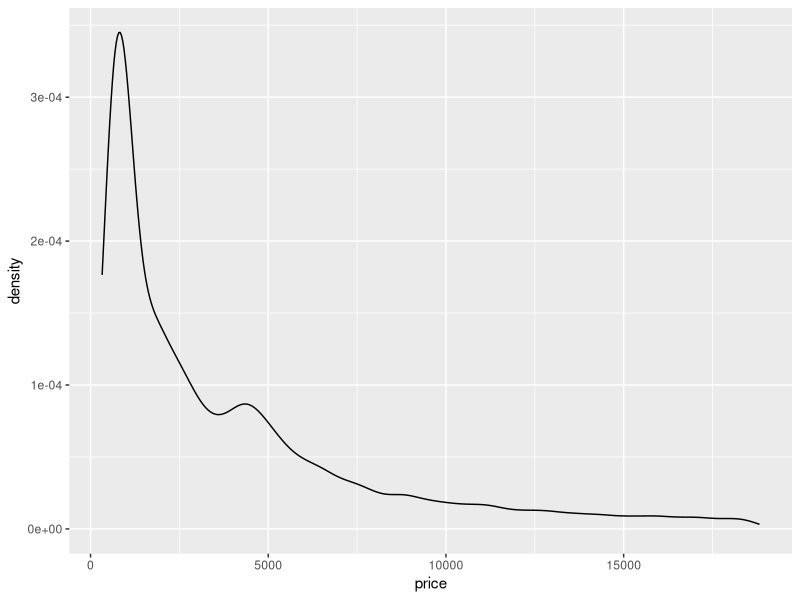
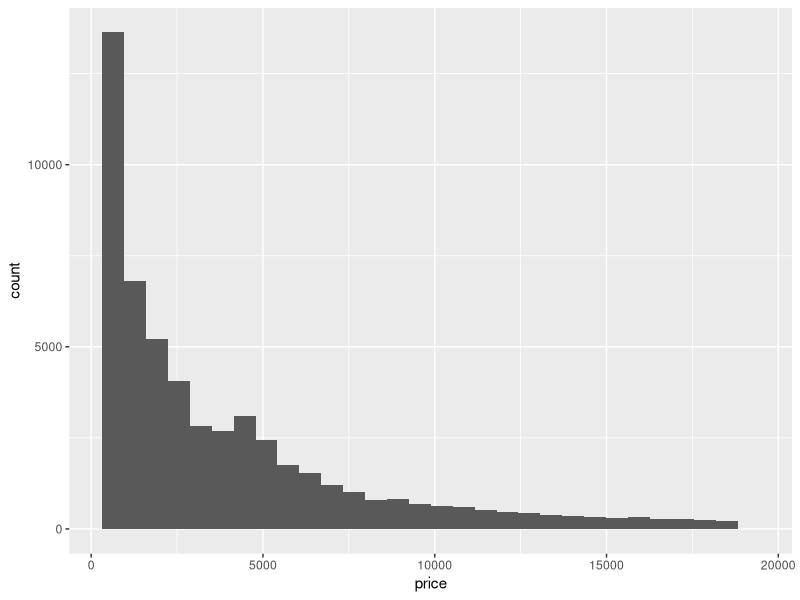
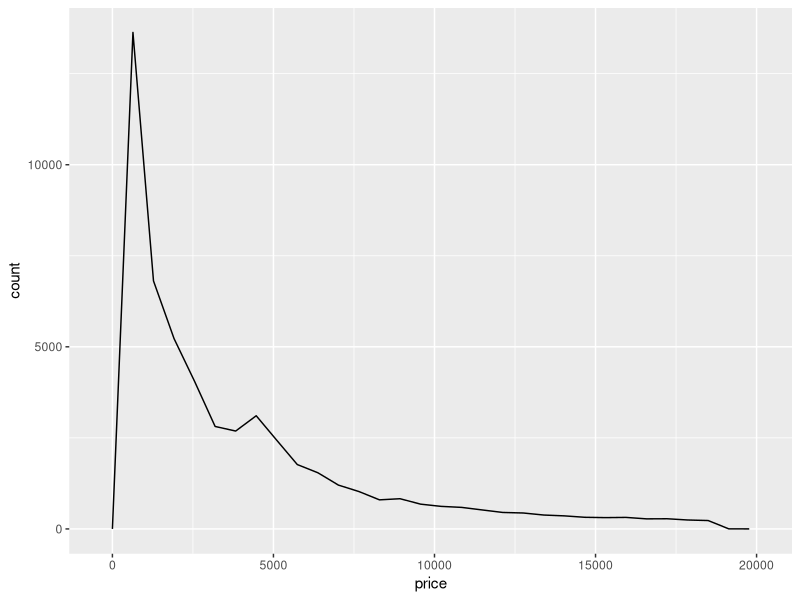
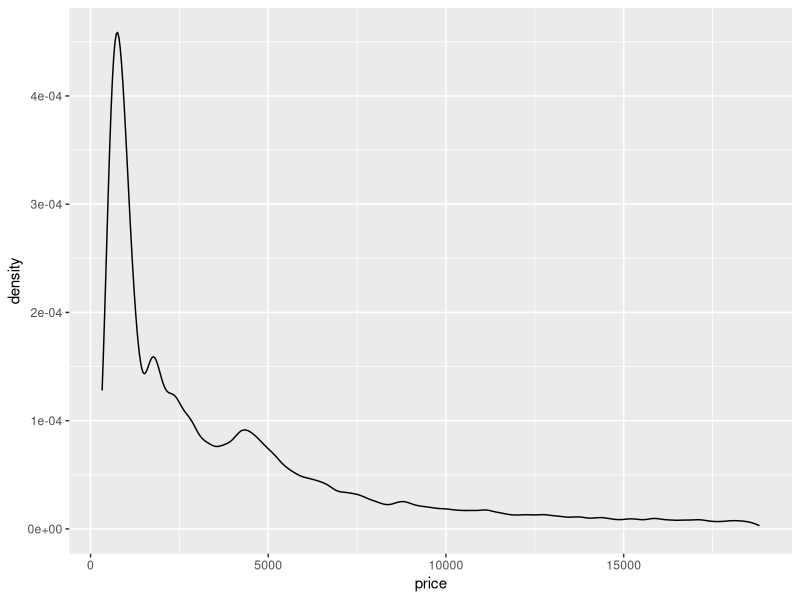
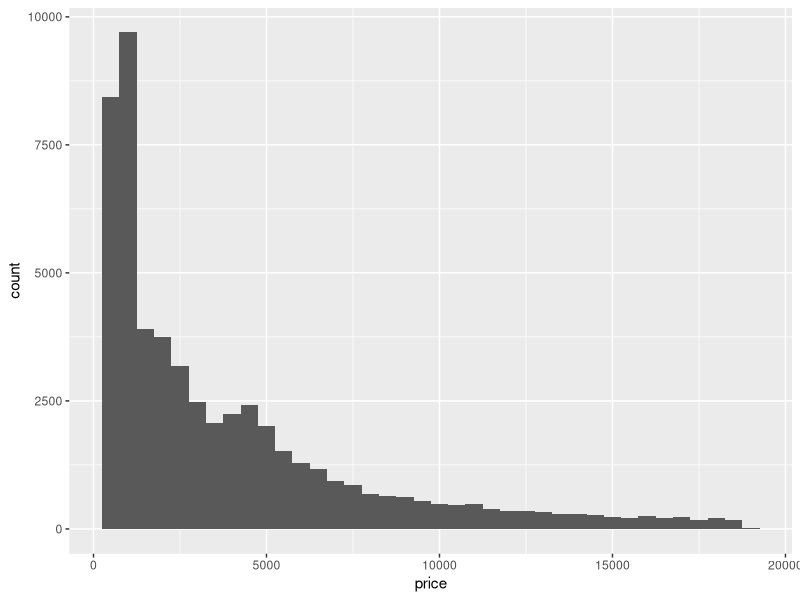
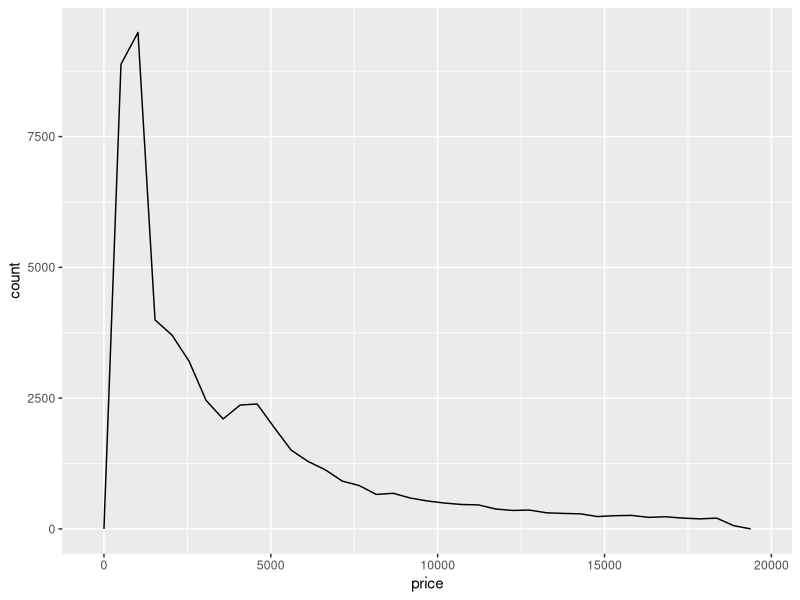
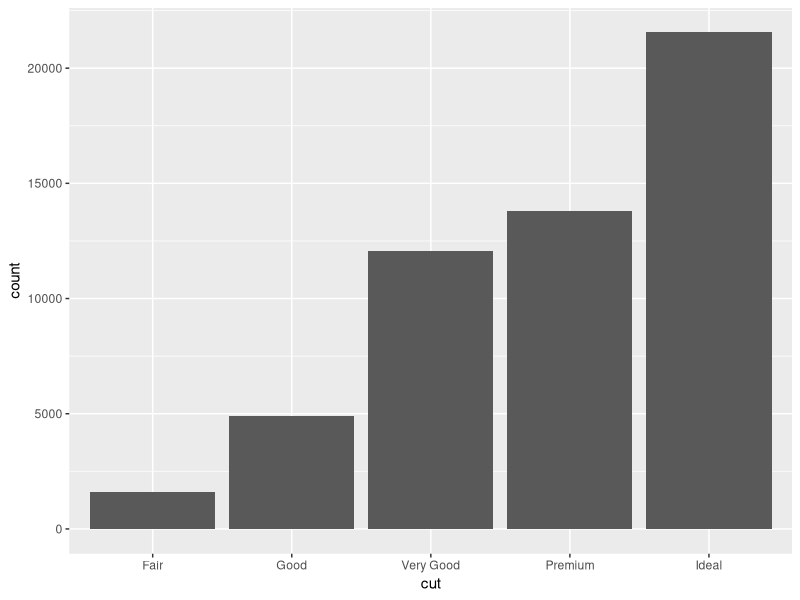
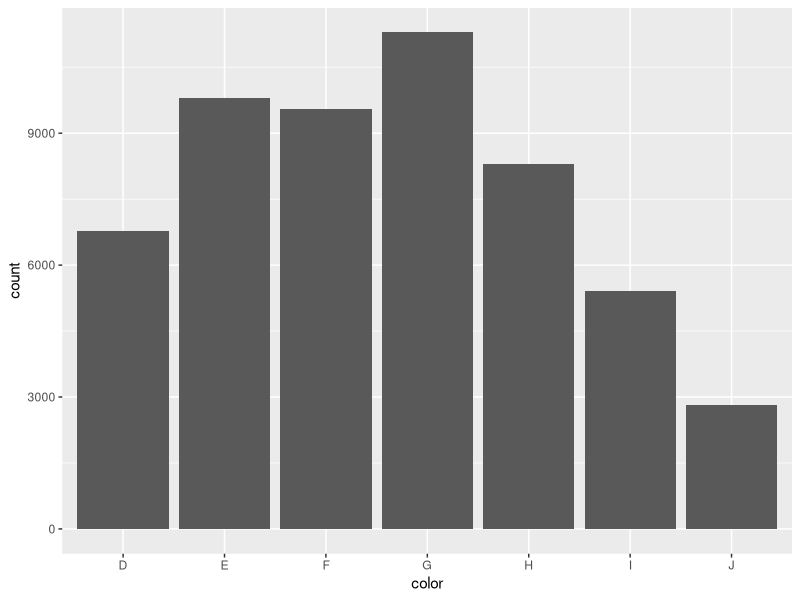

The R source for these figures, in order:
library(dplyr)
library(ggplot2)
library(tidyr)
library(gridExtra)
library(patchwork)
library(scales)

# load datasets we'll use
data(sleep)
data(diamonds)
data(co2)
# tidy co2 
co2 <- data.frame(Year = rep(1959:1997, each = 12),
                  Month = rep(format(ISOdate(2004,1:12,1),"%B"), 39),
                  co2 = as.numeric(co2))

matrics <- data.frame(
  year = 2014:2018,
  EC = c(65.4,56.8,59.3,65,70.6),
  FS = c(82.8,81.6,88.2,86.1,87.5),
  Gau = c(84.7,84.2,85.1,85.1,87.9),
  KZN = c(69.7,60.7,66.4,72.9,76.2),
  Lim = c(72.9,65.9,62.5,65.6,69.4),
  Mpu = c(79,78.6,77.1,74.8,79),
  NW = c(84.6,81.5,82.5,79.4,81.1),
  NC = c(76.4,69.4,78.7,75.6,73.3),
  WC = c(82.2,87.7,85.9,82.8,81.5)
)

matrics_long <- pivot_longer(matrics, cols = -1, names_to = "province", values_to = "pass_rate") # cols=-1 for pivot_longer all columns besides column 1. Alternatively, cols=!year can be used in this case.

# geometries
# geometries denoted by geom_xxx are the building blocks of ggplots

# common 1D geoms: geom_density, geom_histogram, geom_freqpoly, geom_bar
# common 2D geoms: geom_point, geom_line, geom_bar(stat = "identity")

### 1D geoms only need you to specify an "x" in the aesthetics

## geom_density
diamonds %>% 
  ggplot(aes(x = price)) + 
  geom_density()

## geom_histogram
diamonds %>% 
  ggplot(aes(x = price)) + 
  geom_histogram()

## geom_freqpoly
diamonds %>% 
  ggplot(aes(x = price)) + 
  geom_freqpoly()

## additional parameters control smoothing (see ?geom_xxx)

# EXERCISE: adapt each of the plots above so that the densities/histograms are 
# either "smoother" or "rougher". Choose an appropriate amount of smoothing.

## geom_density
diamonds %>% 
  ggplot(aes(x = price)) + 
  geom_density(adjust=.5)

## geom_histogram
diamonds %>% 
  ggplot(aes(x = price)) + 
  geom_histogram(binwidth = 500)

## geom_freqpoly
diamonds %>% 
  ggplot(aes(x = price)) + 
  geom_freqpoly(binwidth=510)


## geom_bar

# default behaviour for geom_bar is to count stuff, so 1D
diamonds %>% ggplot(aes(x = cut)) + 
  geom_bar()

diamonds %>% ggplot(aes(x = color)) + 
  geom_bar()

diamonds %>% ggplot(aes(x = price)) + 
  geom_bar()

### 2D geoms need x and y in aes

## geom_point

diamonds %>% ggplot(aes(x = carat, y = price)) + 
  geom_point()

# often nice to add a smooth line of best fit with geom_smooth, which
# uses generalised additive models (gams) by default, covered in later
# courses
diamonds %>% ggplot(aes(x = carat, y = price)) + 
  geom_point() + 
  geom_smooth()

# EXERCISE: adapt the code you just used to fit a straight line rather than a smooth
diamonds %>% ggplot(aes(x = carat, y = price)) + 
  geom_point() + 
  geom_smooth(method = 'lm')

## geom_line

co2 %>% filter(Month == "January") %>%
  ggplot(aes(x = Year, y = co2)) + 
  geom_line()

# EXERCISE: show lines for all 12 months on the plot (a) by using fill or colour, 
co2 %>% 
  ggplot(aes(x = Year, y = co2, color=Month)) + 
  geom_line()

# (b) without using fill or colour
co2 %>% 
  ggplot(aes(x = Year, y = co2, group=Month)) + 
  geom_line()

# EXERCISE: flip Month and Year around so that each line represents a Year, and the 
# Month is on the x-axis
co2 %>% 
  ggplot(aes(x = Month, y = co2, group = Year, color=Year)) + 
  geom_line()

## geom_area

# just fills in area under a geom_line
co2 %>% filter(Month == "January") %>%
  ggplot(aes(x = Year, y = co2)) + 
  geom_area()

## geom_bar

# with (stat = "identity") plots x and y directly, no counts
diamonds %>% group_by(cut) %>% summarize(meanprice = mean(price)) %>%
  ggplot(aes(x = cut, y = meanprice)) + 
  geom_bar(stat = "identity")

### discretising continuous variables

## ggplot provides 3 helper functions:
# cut_interval: divides data into fixed number of bins
# cut_width: divides data into bins of fixed width
# cut_number: divides data into n bins each containing (approximately) the same number of points

diamonds %>%
  ggplot(aes(x = cut_interval(price, n = 5))) + 
  geom_bar()

diamonds %>%
  ggplot(aes(x = cut_width(price, width = 5000))) + 
  geom_bar()

diamonds %>%
  ggplot(aes(x = cut_number(price, n = 5))) + 
  geom_bar()

# these are especially useful when grouping/faceting on continuous variables

# EXERCISE: Display the distribution of price conditional on cut and carat.  similar to chick diet and weight ex.
# Try facetting by cut and grouping by carat. Try facetting by carat and grouping by cut. 
# Which do you prefer?

diamonds %>% ggplot(aes(x=price, color=cut_interval(carat, n=5))) +
  geom_freqpoly() +
  facet_grid(cut~., scales = 'free_y')

diamonds %>% ggplot(aes(x=price, color=cut)) +
  geom_freqpoly() +
  facet_grid(cut_interval(carat, n=5)~., scales = 'free_y')

# EXERCISE: Compare the relationship between price and carat for each colour.
# What makes it hard to compare the groups? Is grouping better or facetting? 
# If you use facetting, what annotation might you add to make it easier to see 
# the differences between panels?
diamonds %>% ggplot(aes(x=carat, y=price, group=color, color=color)) +
  geom_point() +
  geom_smooth()

diamonds %>% ggplot(aes(x=carat, y=price)) +
  geom_point(alpha=0.2) +
  geom_smooth(aes(group=color, color=color), se=F)

### Labels (labs)

## sets text for axis labels and title
## NOT the appearance of the text, that's a "theme" (next)

co2 %>% filter(Month == "January") %>%
  ggplot(aes(x = Year, y = co2)) + 
  geom_line() +
  labs(x = "Year", y = "C02 level (PPM)", 
       title = "Increasing atmospheric concentrations of CO2", 
       subtitle = "Values for February, March and April of 1964 obtained by interpolation")

# nice to have CO2 with a subscript on the "2"
co2 %>% filter(Month == "January") %>%
  ggplot(aes(x = Year, y = co2)) + 
  geom_line() +
  labs(x = "Year", y = expression(paste(CO[2]," level")), 
       title = expression(paste("Increasing atmospheric concentrations of ", CO[2])), 
       subtitle = "Values for February, March and April of 1964 obtained by interpolation")

### Themes

## fine-scale control and polishing

# loads of options
?theme

# make a plot
pp <- diamonds %>% sample_n(1000) %>%
  ggplot(aes(x = carat, y = price)) + 
  geom_point()
pp 

# change the background colour
pp + 
  theme(panel.background = element_rect(fill = "red"))

# that's too dark, add some transparency
pp + 
  theme(panel.background = element_rect(fill = alpha('red', 0.2)))

# change axis text 
pp + 
  theme(axis.text = element_text(colour = "red", size = rel(1.5)))

# change axis labels text 
pp + 
  theme(axis.title = element_text(colour = "red", size = rel(1.5)))

# can also add transparency to axis labels (not a good idea here) 
pp + 
  theme(axis.title = element_text(colour = alpha('red', 0.2), size = rel(1.5)))

# arrows on the axes
pp + 
  theme(axis.line = element_line(arrow = arrow()))

# even finer control... changes look of arrow heads
pp + 
  theme(axis.line = element_line(arrow = arrow(angle = 20, length = unit(0.1, "inches"))))

# grid lines
pp +
  theme(panel.grid.major = element_line(colour = "red"),
        panel.grid.minor = element_line(colour = "orange"))

pp +
  theme(panel.grid.major = element_line(colour = "red", size = 1),
        panel.grid.minor = element_line(colour = "orange", size = 1))

# spacing between gridlines isn't a theme setting, its in "scale_"
pp +
  theme(panel.grid.major = element_line(colour = "red"),
        panel.grid.minor = element_line(colour = "orange")) +
  scale_x_continuous(breaks = seq(from = 0, to = 3, by = 0.5),
                     minor_breaks = seq(from = 0, to = 3, by = 0.1))

# same for y axis
pp + 
  theme(panel.grid.major = element_line(colour = "red"),
        panel.grid.minor = element_line(colour = "orange")) +
  scale_y_continuous(breaks = seq(from = 0, to = 20000, by = 10000),
                     minor_breaks = seq(from = 0, to = 20000, by = 500))

# can also set manual axis text at tickmarks
pp +
  scale_y_continuous(breaks = seq(from = 0, to = 20000, by = 5000),
                     labels = c("R0", "R5,000", "R10,000", "R15,000", "R20,000"),
                     limits = c(0,20001)) # limits = c(0,20001) added because last label R20,000 didn't show on plot

# longer axis ticks
pp +
  scale_y_continuous(breaks = seq(from = 0, to = 20000, by = 5000),
                     labels = c("R0", "R5,000", "R10,000", "R15,000", "R20,000"),
                     limits = c(0,20001)) +
  theme(axis.ticks.length=unit(.25, "cm"))

# put it all together
pp + 
  labs(x = "Weight of diamond (carats)", y = "Price of diamond (USD)") +
  theme(panel.background = element_rect(fill = alpha('red', 0.2)),
        axis.text = element_text(colour = "red", size = rel(1.5)),
        axis.title = element_text(colour = "red", size = rel(1.5)))


# revisiting log scale example from lecture
data(msleep)

a <- ggplot(msleep, aes(x = bodywt, y = brainwt)) + 
  geom_point(na.rm = TRUE) + 
  labs(x = "Body weight (kg)", y = "Brain weight (kg)")
a 

# log scaling
a + scale_x_log10() + scale_y_log10() 

# nice tick marks with annotation_xxx
a + scale_x_log10() + scale_y_log10() + annotation_logticks() 

# advanced axis breaks and labelling options with scales package
a + scale_x_log10(
  breaks = scales::trans_breaks("log10", function(x) 10^x),
  labels = scales::trans_format("log10", scales::math_format(10^.x))) +
  scale_y_log10(
    breaks = scales::trans_breaks("log10", function(x) 10^x),
    labels = scales::trans_format("log10", scales::math_format(10^.x))) +
  annotation_logticks() +
  labs(x = "Body weight (kg)", y = "Brain weight (kg)")

# EXERCISE: choose any of the plots you've made and add axis labels, title, and 
# subtitle
diamonds %>%
  ggplot(aes(x = cut_interval(price, n = 5))) +
  geom_bar() + 
  labs(title='Diamond count bracketed by price', 
       subtitle = 'Price bracket has been divided into five equal divisions within range of price',
       x = 'Price range [R]', y = 'Count') +
  scale_x_discrete(labels=c('326 ~ 4 030','4 030 ~ 7 720','7 720 ~ 11 400','11 400 ~ 15 100', '15 100 ~ 18 800'))


# EXERCISE: Improve the plot below by adding appropriate axis labels, 
# rotating the x axis text so that it is vertical, and change
# the axis text so that it does not include numbers in scientific notation

# build labels -----------------------------------------
library(stringr)
library(foreach)
labstr <- foreach(i = unique(cut_interval(diamonds$price, n = 5)), .combine = 'c') %do% {
  toString(i)
}

labsplit <- foreach(i = 1:length(labstr), .combine = 'c') %do% {
  a <- strsplit(gsub('\\[|\\]|\\(','',labstr[i]), split=',')[[1]] # get rid of symbols and split strings by comma
  b <- as.numeric(a) # change number string to numeric
  c <- format(b, big.mark = ' ') # format number with thousand separator as whitespace
  d <- paste(str_trim(c)[1], str_trim(c)[2], sep=' ~ ') # get rid of whitespace from start and end of string, then combine with '~' inbetween
}
# --------------------------------------------------------

diamonds %>%
  ggplot(aes(x = cut_interval(price, n = 5))) + 
  labs(y = 'Count', x = 'Price range [R]') +
  theme(axis.text.x = element_text(angle = 90, vjust = 0.5, hjust=1)) +
  scale_x_discrete(labels=labsplit) +
  geom_bar()

# EXERCISE: Use geom_label to add a label to the plot below that identifies 
# the diamond with the largest value-per-carat. Bonus: make the labelling 
# "automatic" so that it still works if you resample another 10 diamonds 
# (make the label's location dynamic, rather than at a fixed (x,y) location)
library(ggrepel) # package used to prevent label from overlapping with point
diamonds %>% sample_n(10) %>% mutate(ValPerCrt = price/carat, BestVal=ifelse(ValPerCrt==max(ValPerCrt), 'Best Value', NA)) %>%
  ggplot(aes(x = carat, y = price)) + 
  geom_text_repel(aes(label = BestVal)) +
  geom_point()

### Legends

# revisiting class example #1
s1 <- ggplot(msleep, 
       aes(x = bodywt, y = brainwt, colour = order)) +
  geom_point(na.rm = TRUE) + 
  scale_x_log10(breaks = scales::trans_breaks("log10", function(x) 10^x),
                labels = scales::trans_format("log10",scales::math_format(10^.x))) + 
  scale_y_log10(breaks = scales::trans_breaks("log10", function(x) 10^x),
                labels = scales::trans_format("log10", scales::math_format(10^.x))) +
  annotation_logticks() +
  xlab("Body weight (kg)") + ylab("Brain weight (kg)") 
s1 

s1 + theme(legend.position = "bottom") 
s1 + theme(legend.position = "bottom") + guides(colour = guide_legend(ncols = 8)) # guides() does not do anything?

matrics_long %>% 
  ggplot(aes(x = year, y = pass_rate, colour = province)) +
  geom_line() + theme_bw() + scale_colour_brewer(palette = "Set3")


# revisiting class example #2

s2 <- matrics_long %>% 
  ggplot(aes(x = year, y = pass_rate, colour = province)) +
  geom_line() + theme_bw() + scale_colour_brewer(palette = "Set3") ; s2 # theme bw seems to change background of plot

# inset legend 
s2 +
  # coordinates for legend.position are x- and y- offsets from the bottom-left of the plot, ranging from 0 - 1.
  theme(legend.position = c(0.82,0.12), legend.title = element_blank(), 
        legend.text=element_text(size=8)) +
  guides(colour = guide_legend(ncol = 3))

# with geom_label

# make dataframe with x and y coords of labels, here just taking 2015 as x and 
# pass rate in 2015 as y, for illustration
textlabels <- matrics_long %>% filter(year == 2015) %>% 
  mutate(xpos = year, ypos = pass_rate) # don't have to rename, again for illustration

s2 +
  geom_label(data = textlabels, aes(x = xpos, y = ypos, label = province)) +
  theme(legend.position = "none")

s2 +
  geom_label_repel(data = textlabels, aes(x = xpos, y = ypos, label = province)) +
  theme(legend.position = "none")

### Adding geoms from different datasets

# Task: make a figure that shows the CO2 concentration over time for a
# specific month as a line (like done above), and then on top of that
# plots the mean CO2 concentrations over time (i.e. averages over all
# months) as a bar graph

co2mean <- co2 %>% group_by(Year) %>% summarize(mean_co2 = mean(co2))

co2 %>% filter(Month == "June") %>%
  ggplot(aes(x = Year, y = co2)) + 
  geom_bar(data = co2mean, aes(x = Year, y = mean_co2),
           stat = "identity", alpha = 0.4) + 
  geom_line(colour = "red")

# limiting the range on the y-axis
co2 %>% filter(Month == "June") %>%
  ggplot(aes(x = Year, y = co2)) + 
  geom_bar(data = co2mean, aes(x = Year, y = mean_co2),
           stat = "identity", alpha = 0.4) + 
  geom_line(colour = "red") +
  ylim(c(300, 400))

# can't use ylim, drops the observations, need "coord_cartesian"
co2 %>% filter(Month == "June") %>%
  ggplot(aes(x = Year, y = co2)) + 
  geom_bar(data = co2mean, aes(x = Year, y = mean_co2),
           stat = "identity", alpha = 0.4) + 
  geom_line(colour = "red") +
  coord_cartesian(ylim = c(300, 375))

# this is probably a better plot
co2 %>% filter(Month == "June") %>%
  ggplot(aes(x = Year, y = co2)) + 
  geom_line(data = co2mean, aes(x = Year, y = mean_co2)) + 
  geom_line(colour = "red") 

### Showing multiple plots

# Make a few plots
p1 <- diamonds %>% ggplot(aes(x = price)) + geom_density() + ggtitle("Default")
p2 <- diamonds %>% ggplot(aes(x = price)) + geom_density(adjust = 0.5) + ggtitle("Wiggly")
p3 <- diamonds %>% ggplot(aes(x = price)) + geom_density(adjust = 5) + ggtitle("Smooth")
p4 <- diamonds %>% ggplot(aes(x = price)) + geom_histogram() + ggtitle("Histogram")

# layout with gridExtra package
grid.arrange(p1, p2, p3, p4, nrow = 1)
grid.arrange(p1, p2, p3, p4, nrow = 2)
grid.arrange(p1, p2, p3, layout_matrix = matrix(c(1,2,1,3), nrow = 2)) # matrix(c(1,2,1,3)) gives
# 1 1
# 2 3
grid.arrange(p1, p2, p3, layout_matrix = matrix(c(1,1,2,3), nrow = 2))

# layout with patchwork package
p1 + p2 
p1 + p2 + p3 + plot_layout(ncol = 3)
p1 + p2 + p3 + plot_layout(ncol = 3, widths = c(2, 1, 1))

# nesting plots
p1 + { p2 + p3 } + plot_layout(ncol = 2)
p1 + { p2 + { p3 + p4 } } + plot_layout(ncol = 1)

# various operators for manipulating layout (-, /, |)
p1 + p2 - p3 + plot_layout(ncol=1)
p1 + p2 - p3 - p4 + plot_layout(ncol=1)
p1 + p2 - p3 + p4 + plot_layout(ncol=1)
p1 + p2 - (p3 + p4) + plot_layout(ncol=1)
p1 + p2 - (p3 + p4 + p1) + plot_layout(ncol=1)

(p1 | p2 | p3) / p4
p4 / (p1 | p2 | p3)

# saving your plots
p_all <- p1 + p2 + p3 + p4 + plot_layout(ncol = 4)
ggsave(p_all, file = "myplot.png", width = 9, height = 3, dpi = 400)
